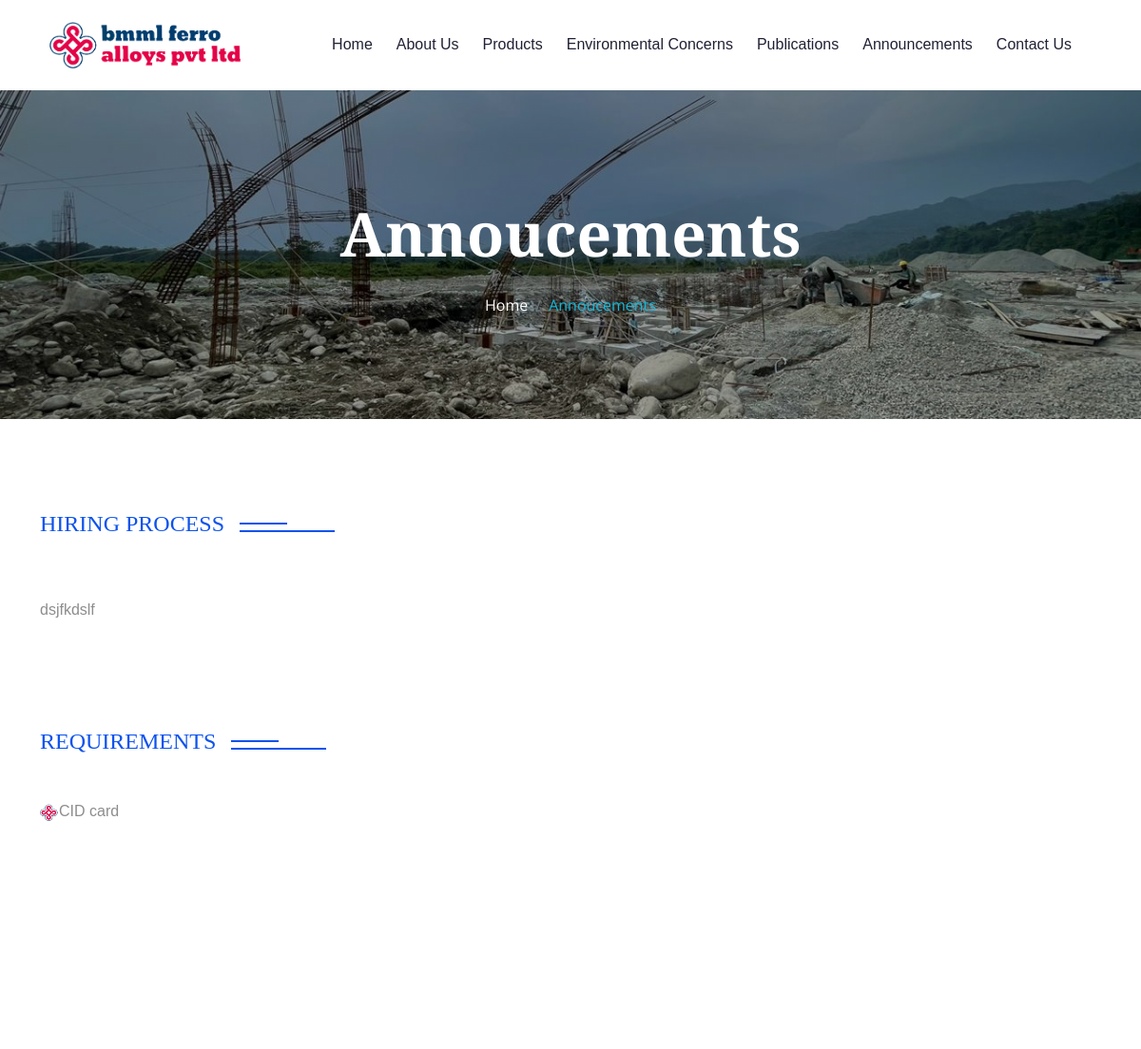
Before: /announcements/1/ (upper part) with the older database file.
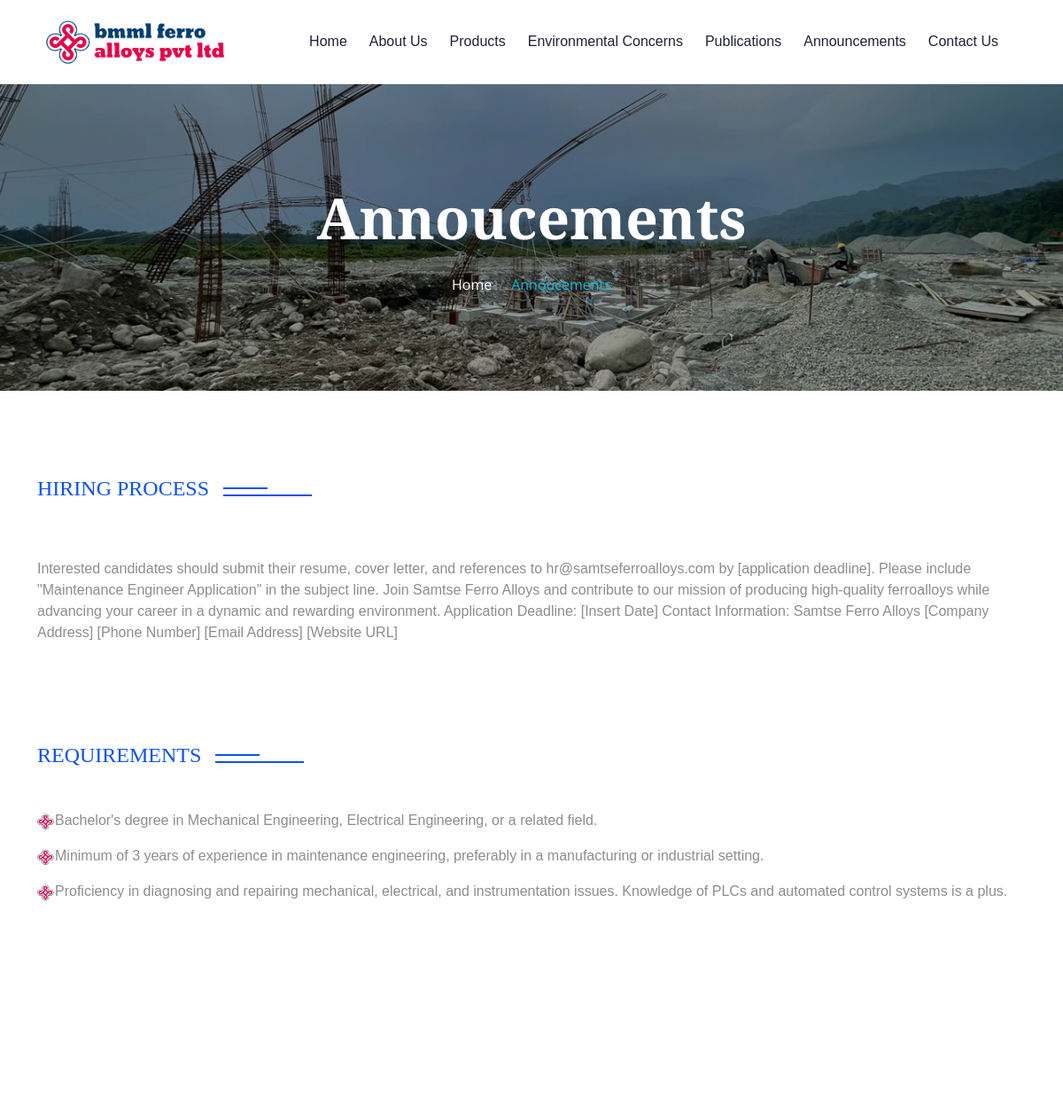
After: the same page with the newer database file.
### APP/models.py (models this page shows, shortened)
class Announcement(models.Model):
    announcement = models.CharField(max_length=200)
    image = models.ImageField(upload_to='image/',blank=True,null=True)
    date = models.DateField(auto_now_add=True)
    hiring_process = models.TextField()
    descriptions = models.TextField(blank=True,null=True)

class Requirement(models.Model):
    announcement = models.ForeignKey(Announcement,related_name='requirement',on_delete= models.CASCADE)
    requirement = models.CharField(max_length=200)

### APP/views.py (the view)
# urls.py: path('announcements/<int:pk>/',views.announcement_detail,name='announcement_detail'),
def announcement_detail(request,pk):
    announcements = get_object_or_404(Announcement, pk=pk)
    context ={
        'announcement': announcements,
    }
    return render (request,'announcement_details.html',context)

### APP/templates/announcement_details.html (shortened to what this page needs)
{% extends 'base.html' %}
{% load static %}
{% block content %}
<div class="container-fluid bg-breadcrumb">
    <div class="container text-center py-5" style="max-width: 900px;">
        <h3 class="text-white display-3 mb-4 ">Annoucements</h1>
            <ol class="breadcrumb justify-content-center mb-0 ">
                <li class="breadcrumb-item"><a href="{% url 'home' %}">Home</a></li>
                <li class="breadcrumb-item active text-primary">Annoucements</li>
            </ol>
    </div>
</div>
<div class="container my-5">
    <h4 class="sub-title pe-3 mb-0 my-5">Hiring Process</h4>
</div>
<div class="container-fluid about">
    <div class="container">
        <div class="row">
            <div class="col-md-12 ">
                <p class="my-3" style="font-family: Arial, sans-serif;">{{announcement.hiring_process}}</p>
            </div>
        </div>
    </div>
</div>
<div class="container my-5">
    <h4 class="sub-title pe-3 mb-5 my-5">Requirements</h4>
    {% for requirement in announcement.requirement.all %}
    <p class="" style="font-family: Arial, sans-serif;"><img src="{% static 'APP/img/icons/bulletpoint.png' %}"
            class="bulletpoint">{{requirement.requirement}}</p>
    {%endfor%}
</div>
<br><br><br><br><br><br><br><br>
{% endblock %}

Changed rows visible on the page:
changed Announcement: hiring_process "dsjfkdslf" → "Interested candidates should submit their resume, cover letter, and references to hr@samtseferroalloys.com by [application deadline]. Please include \"Maintenance Engineer Application\" in the subject line. Join Samtse Ferro Alloys and contribute to our mission of producing high-quality ferroalloys while advancing your career in a dynamic and rewarding environment. Application Deadline: [Insert Date] Contact Information: Samtse Ferro Alloys [Company Address] [Phone Number] [Email Address] [Website URL]"
changed Requirement: requirement "CID card" → "Bachelor's degree in Mechanical Engineering, Electrical Engineering, or a related field."
added Requirement: requirement "Minimum of 3 years of experience in maintenance engineering, preferably in a manufacturing or industrial setting."
added Requirement: requirement "Proficiency in diagnosing and repairing mechanical, electrical, and instrumentation issues. Knowledge of PLCs and automated control systems is a plus."
